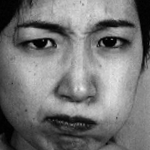
%> input picture images/im0002.tif, 150 x 150 px
$ octave --eval "result = descriptor_PHOG(imread('../images/im0002.tif'));"   (GNU Octave 9; MATLAB toolbox functions it lacks are replaced by stand-ins)
%> lines starting %> are read from the running program, lines starting %| are printed output that depends on the picture; in (x1, y1, x2, y2) boxes, pixels count from 0 and x2, y2 are one past the last pixel; in counts of white or black regions, pixels touching at a corner belong together; the program's own positions count from 1
### sideFuncs/anna_binMatrix.m
function [bm bv] = anna_BinMatrix(A,E,G,angle,bin)
% anna_BINMATRIX Computes a Matrix (bm) with the same size of the image where
% (i,j) position contains the histogram value for the pixel at position (i,j)
% and another matrix (bv) where the position (i,j) contains the gradient
% value for the pixel at position (i,j)
%
%IN:
%	A - Matrix containing the angle values
%	E - Edge Image
%   G - Matrix containing the gradient values
%	angle - 180 or 360%
%   bin - Number of bins on the histogram
%	angle - 180 or 360
%OUT:
%	bm - matrix with the histogram values
%   bv - matrix with the graident values (only for the pixels belonging to
%   and edge)
%
% Authors: Anna Bosch and Andrew Zisserman

[contorns,n] = bwlabel(E);
X = size(E,2);
Y = size(E,1);
bm = zeros(Y,X);
bv = zeros(Y,X);

nAngle = angle/bin;

for i=1:n
    [posY,posX] = find(contorns==i);
    for j=1:size(posY,1)
        pos_x = posX(j,1);
        pos_y = posY(j,1);

        b = ceil(A(pos_y,pos_x)/nAngle);
        if b==0, bin= 1; end
        if G(pos_y,pos_x)>0
            bm(pos_y,pos_x) = b;
            bv(pos_y,pos_x) = G(pos_y,pos_x);
        end
    end
end

### sideFuncs/descriptor_PHOG.m
function [p_hist, bh_roi, bv_roi] = descriptor_PHOG(I,bin,angle,L,roi)
% anna_PHOG Computes Pyramid Histogram of Oriented Gradient over a ROI.
%
% [BH, BV] = anna_PHOG(I,BIN,ANGLE,L,ROI) computes phog descriptor over a ROI.
%
% Given and image I, phog computes the Pyramid Histogram of Oriented Gradients
% over L pyramid levels and over a Region Of Interest

%IN:
%	I - Images of size MxN (Color or Gray)
%	bin - Number of bins on the histogram
%	angle - 180 or 360
%   L - number of pyramid levels
%   roi - Region Of Interest (ytop,ybottom,xleft,xright)
%
%OUT:
%	p - pyramid histogram of oriented gradients
%
% Authors: Anna Bosch and Andrew Zisserman
Img = I;
%> Img is the input picture: size 150x150 uint8; min 0, max 240, mean 116.9
if nargin == 1
    bin = 8;
    angle = 360;
    L = 2;
    roi = [1;size(I,1);1;size(I,2)];
%> roi = [1; 150; 1; 150]
end
if size(Img,3) == 3
    G = rgb2gray(Img);
else
    G = Img;
end
bh = [];
bv = [];

if sum(sum(G))>100
    E = edge(G,'canny');
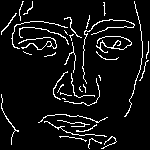
%> E: size 150x150 logical; 7.3% white in thin lines or dots
    [GradientX,GradientY] = gradient(double(G));
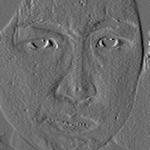
%> GradientX: size 150x150 double; min -65, max 89, mean 0.4; drawn with min black and max white
%     GradientYY = gradient(GradientY);
    Gr = sqrt((GradientX.*GradientX)+(GradientY.*GradientY));

    index = GradientX == 0;
%> index: size 150x150 logical; 4.2% white in thin lines or dots
    GradientX(index) = 1e-5;
%> GradientX: size 150x150 double; 4.21% of pixels changed, all inside (x1, y1, x2, y2) = (0, 0, 150, 150)

    YX = GradientY./GradientX;
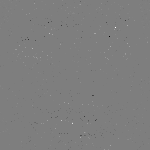
%> YX: size 150x150 double; min -6050000, max 6100000, mean -2375.7; drawn with min black and max white
    if angle == 180, A = ((atan(YX)+(pi/2))*180)/pi; end
    if angle == 360, A = ((atan2(GradientY,GradientX)+pi)*180)/pi; end
%> after `A = ((atan2(GradientY,GradientX)+pi)*180)/pi`:
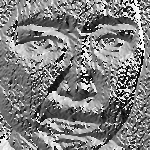
%> A: size 150x150 double; min 0.494, max 360, mean 181.5; drawn with min black and max white

    [bh, bv] = anna_binMatrix(A,E,Gr,angle,bin);
%> in anna_BinMatrix, `[contorns,n] = bwlabel(E);`:
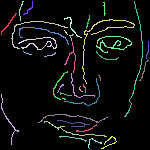
%> contorns: size 150x150 double; 38 distinct labels, from 0 to 37; one colour per label, 0 black
%> in anna_BinMatrix, `[contorns,n] = bwlabel(E);`: n = 37
%> the loop in anna_BinMatrix, `for i=1:n` made 37 passes
%> (posY, posX) on passes 8, 10, 13, 16, 17: ([52; 53; 53; 54; 54; 54; 55; 55; 55], [24; 25; 26; 27; 28; 29; 30; 31; 32]), ([57; 57; 57; 56; 56; 56; 56; 56; 55; 56; 55; 54; 55; 53; 54], [45; 46; 47; 48; 49; 50; 51; 52; 53; 53; 54; 55; 55; 56; 56]), ([93; 91; 92; 89; 90; 87; 88; 86; 87; 85; 86; 85; 86], [58; 59; 59; 60; 60; 61; 61; 62; 62; 63; 63; 64; 64]), ([93; 94; 95; 94; 94; 94; 95; 95; 95; 96; 96; 96; 96; 96], [61; 61; 61; 62; 63; 64; 65; 66; 67; 68; 69; 70; 71; 72]), ([99; 99; 99; 100; 100], [63; 64; 65; 65; 66])
%> after the loop in anna_BinMatrix, `for i=1:n`:
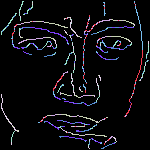
%> bm: size 150x150 double; 9 distinct labels, from 0 to 8; one colour per label, 0 black
%> after the loop in anna_BinMatrix, `for i=1:n`:
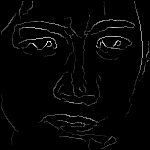
%> bv: size 150x150 double; min 0, max 91.01, mean 1.9; drawn with min black and max white
%> after the loop in anna_BinMatrix, `for i=1:n`: bin = 8
%> `result = descriptor_PHOG(imread('../images/im0002.tif'));`: result = []
else
    bh = zeros(size(I,1),size(I,2));
    bv = zeros(size(I,1),size(I,2));
end

bh_roi = bh(roi(1,1):roi(2,1),roi(3,1):roi(4,1));
bv_roi = bv(roi(1,1):roi(2,1),roi(3,1):roi(4,1));
% p = anna_phogDescriptor(bh_roi,bv_roi,L,bin);
% p = p';
p_hist = [];
%s = sprintf('%s.txt',I);
%dlmwrite(s,p);

$ run again, on images/im0006.tif
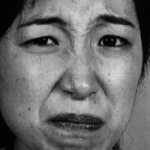
%> input picture images/im0006.tif, 150 x 150 px
%> in descriptor_PHOG, Img is the input picture: size 150x150 uint8; min 0, max 218, mean 110.1
%> E: size 150x150 logical; 7.7% white in thin lines or dots
%> index: size 150x150 logical; 4.3% white in thin lines or dots
%> in anna_BinMatrix, `[contorns,n] = bwlabel(E);`:
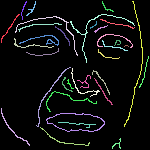
%> contorns: size 150x150 double; 35 distinct labels, from 0 to 34; one colour per label, 0 black
%> n = 34
%> the loop in anna_BinMatrix, `for i=1:n` made 34 passes
%> (posY, posX) on passes 21, 32: ([28; 29; 28; 27; 28; 27; 26; 25; 26; 22; 23; 24; 25], [91; 91; 92; 93; 93; 94; 95; 96; 96; 97; 97; 97; 97]), ([47; 46; 46; 46; 47], [125; 126; 127; 128; 129])
%> after the loop in anna_BinMatrix, `for i=1:n`:
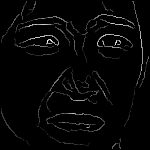
%> bv: size 150x150 double; min 0, max 82.29, mean 1.9; drawn with min black and max white
%> after the loop in anna_BinMatrix, `for i=1:n`: bin = 8
%> result = []

$ run again, on images/im0012.tif
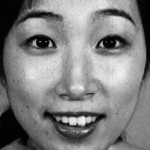
%> input picture images/im0012.tif, 150 x 150 px
%> in descriptor_PHOG, Img is the input picture: size 150x150 uint8; min 0, max 247, mean 128.3
%> E: size 150x150 logical; 8.3% white in thin lines or dots
%> index: size 150x150 logical; 4.5% white in thin lines or dots
%> in anna_BinMatrix, `[contorns,n] = bwlabel(E);`:
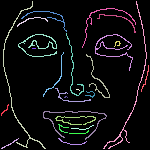
%> contorns: size 150x150 double; 28 distinct labels, from 0 to 27; one colour per label, 0 black
%> n = 27
%> the loop in anna_BinMatrix, `for i=1:n` made 27 passes
%> (posY, posX) on passes 7, 14, 16, 19: ([49; 49; 49; 49], [33; 34; 35; 36]), ([98; 97; 98; 97; 98], [65; 66; 66; 67; 68]), (121, 70), ([90; 90; 90; 91], [77; 78; 79; 80])
%> after the loop in anna_BinMatrix, `for i=1:n`:
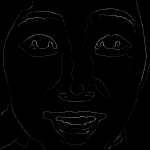
%> bv: size 150x150 double; min 0, max 104.3, mean 2.6
%> after the loop in anna_BinMatrix, `for i=1:n`: bin = 8
%> result = []
